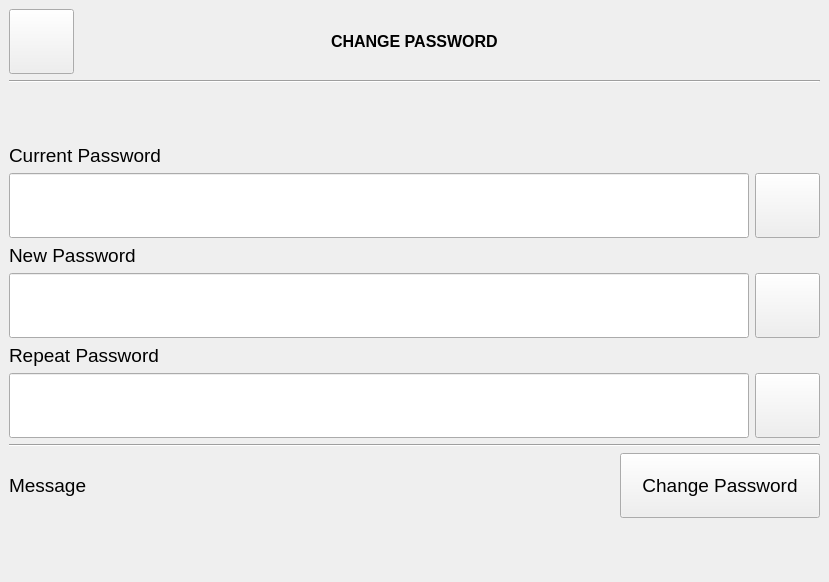
<?xml version="1.0" encoding="UTF-8"?>
<ui version="4.0">
 <class>SettingPasswordWindow</class>
 <widget class="QMainWindow" name="SettingPasswordWindow">
  <property name="geometry">
   <rect>
    <x>0</x>
    <y>0</y>
    <width>829</width>
    <height>582</height>
   </rect>
  </property>
  <property name="font">
   <font>
    <pointsize>14</pointsize>
   </font>
  </property>
  <property name="windowTitle">
   <string>MainWindow</string>
  </property>
  <widget class="QWidget" name="centralwidget">
   <layout class="QGridLayout" name="gridLayout">
    <item row="5" column="1">
     <widget class="Line" name="line_2">
      <property name="orientation">
       <enum>Qt::Horizontal</enum>
      </property>
     </widget>
    </item>
    <item row="4" column="1">
     <layout class="QGridLayout" name="gridLayout_2">
      <item row="4" column="0">
       <widget class="QLabel" name="label_4">
        <property name="text">
         <string>Repeat Password</string>
        </property>
       </widget>
      </item>
      <item row="5" column="0">
       <widget class="QLineEdit" name="lineEditRepeatPassword">
        <property name="minimumSize">
         <size>
          <width>0</width>
          <height>65</height>
         </size>
        </property>
        <property name="maximumSize">
         <size>
          <width>16777215</width>
          <height>65</height>
         </size>
        </property>
        <property name="echoMode">
         <enum>QLineEdit::Password</enum>
        </property>
       </widget>
      </item>
      <item row="1" column="0">
       <widget class="QLineEdit" name="lineEditCurrentPassword">
        <property name="minimumSize">
         <size>
          <width>0</width>
          <height>65</height>
         </size>
        </property>
        <property name="maximumSize">
         <size>
          <width>16777215</width>
          <height>65</height>
         </size>
        </property>
        <property name="echoMode">
         <enum>QLineEdit::Password</enum>
        </property>
       </widget>
      </item>
      <item row="0" column="0">
       <widget class="QLabel" name="label_2">
        <property name="text">
         <string>Current Password</string>
        </property>
       </widget>
      </item>
      <item row="2" column="0">
       <widget class="QLabel" name="label_3">
        <property name="text">
         <string>New Password</string>
        </property>
       </widget>
      </item>
      <item row="3" column="0">
       <widget class="QLineEdit" name="lineEditNewPassword">
        <property name="minimumSize">
         <size>
          <width>0</width>
          <height>65</height>
         </size>
        </property>
        <property name="maximumSize">
         <size>
          <width>16777215</width>
          <height>65</height>
         </size>
        </property>
        <property name="echoMode">
         <enum>QLineEdit::Password</enum>
        </property>
       </widget>
      </item>
      <item row="1" column="1">
       <widget class="QPushButton" name="btnCleanCurrentPassword">
        <property name="minimumSize">
         <size>
          <width>65</width>
          <height>65</height>
         </size>
        </property>
        <property name="maximumSize">
         <size>
          <width>65</width>
          <height>65</height>
         </size>
        </property>
        <property name="styleSheet">
         <string notr="true">image: url(:/edit.png);
padding : 5;</string>
        </property>
        <property name="text">
         <string/>
        </property>
       </widget>
      </item>
      <item row="3" column="1">
       <widget class="QPushButton" name="btnCleanNewPassword">
        <property name="minimumSize">
         <size>
          <width>65</width>
          <height>65</height>
         </size>
        </property>
        <property name="maximumSize">
         <size>
          <width>65</width>
          <height>65</height>
         </size>
        </property>
        <property name="styleSheet">
         <string notr="true">image: url(:/edit.png);
padding : 5;</string>
        </property>
        <property name="text">
         <string/>
        </property>
       </widget>
      </item>
      <item row="5" column="1">
       <widget class="QPushButton" name="btnCleanRepeatPassword">
        <property name="minimumSize">
         <size>
          <width>65</width>
          <height>65</height>
         </size>
        </property>
        <property name="maximumSize">
         <size>
          <width>65</width>
          <height>65</height>
         </size>
        </property>
        <property name="styleSheet">
         <string notr="true">image: url(:/edit.png);
padding : 5;</string>
        </property>
        <property name="text">
         <string/>
        </property>
       </widget>
      </item>
     </layout>
    </item>
    <item row="3" column="1">
     <spacer name="verticalSpacer">
      <property name="orientation">
       <enum>Qt::Vertical</enum>
      </property>
      <property name="sizeHint" stdset="0">
       <size>
        <width>20</width>
        <height>40</height>
       </size>
      </property>
     </spacer>
    </item>
    <item row="1" column="1">
     <layout class="QHBoxLayout" name="horizontalLayout">
      <item>
       <widget class="QPushButton" name="btnBack">
        <property name="minimumSize">
         <size>
          <width>65</width>
          <height>65</height>
         </size>
        </property>
        <property name="maximumSize">
         <size>
          <width>65</width>
          <height>65</height>
         </size>
        </property>
        <property name="styleSheet">
         <string notr="true">image: url(:/back.png);
padding : 0px;</string>
        </property>
        <property name="text">
         <string/>
        </property>
       </widget>
      </item>
      <item>
       <spacer name="horizontalSpacer">
        <property name="orientation">
         <enum>Qt::Horizontal</enum>
        </property>
        <property name="sizeHint" stdset="0">
         <size>
          <width>40</width>
          <height>20</height>
         </size>
        </property>
       </spacer>
      </item>
      <item>
       <widget class="QLabel" name="label_6">
        <property name="font">
         <font>
          <pointsize>12</pointsize>
          <weight>75</weight>
          <bold>true</bold>
         </font>
        </property>
        <property name="text">
         <string>CHANGE PASSWORD</string>
        </property>
       </widget>
      </item>
      <item>
       <spacer name="horizontalSpacer_2">
        <property name="orientation">
         <enum>Qt::Horizontal</enum>
        </property>
        <property name="sizeHint" stdset="0">
         <size>
          <width>40</width>
          <height>20</height>
         </size>
        </property>
       </spacer>
      </item>
      <item>
       <widget class="QLabel" name="label">
        <property name="minimumSize">
         <size>
          <width>65</width>
          <height>65</height>
         </size>
        </property>
        <property name="maximumSize">
         <size>
          <width>65</width>
          <height>65</height>
         </size>
        </property>
        <property name="styleSheet">
         <string notr="true">image: url(:/lock.png);</string>
        </property>
        <property name="text">
         <string/>
        </property>
       </widget>
      </item>
     </layout>
    </item>
    <item row="2" column="1">
     <widget class="Line" name="line">
      <property name="orientation">
       <enum>Qt::Horizontal</enum>
      </property>
     </widget>
    </item>
    <item row="6" column="1">
     <layout class="QHBoxLayout" name="horizontalLayout_2">
      <item>
       <widget class="QLabel" name="labelMessage">
        <property name="text">
         <string>Message</string>
        </property>
       </widget>
      </item>
      <item>
       <widget class="QPushButton" name="pushButton_5">
        <property name="minimumSize">
         <size>
          <width>200</width>
          <height>65</height>
         </size>
        </property>
        <property name="maximumSize">
         <size>
          <width>200</width>
          <height>65</height>
         </size>
        </property>
        <property name="text">
         <string>Change Password</string>
        </property>
       </widget>
      </item>
     </layout>
    </item>
    <item row="7" column="1">
     <spacer name="verticalSpacer_2">
      <property name="orientation">
       <enum>Qt::Vertical</enum>
      </property>
      <property name="sizeHint" stdset="0">
       <size>
        <width>20</width>
        <height>40</height>
       </size>
      </property>
     </spacer>
    </item>
   </layout>
  </widget>
 </widget>
 <resources/>
 <connections>
  <connection>
   <sender>btnBack</sender>
   <signal>clicked()</signal>
   <receiver>SettingPasswordWindow</receiver>
   <slot>close()</slot>
   <hints>
    <hint type="sourcelabel">
     <x>42</x>
     <y>42</y>
    </hint>
    <hint type="destinationlabel">
     <x>414</x>
     <y>290</y>
    </hint>
   </hints>
  </connection>
 </connections>
</ui>
